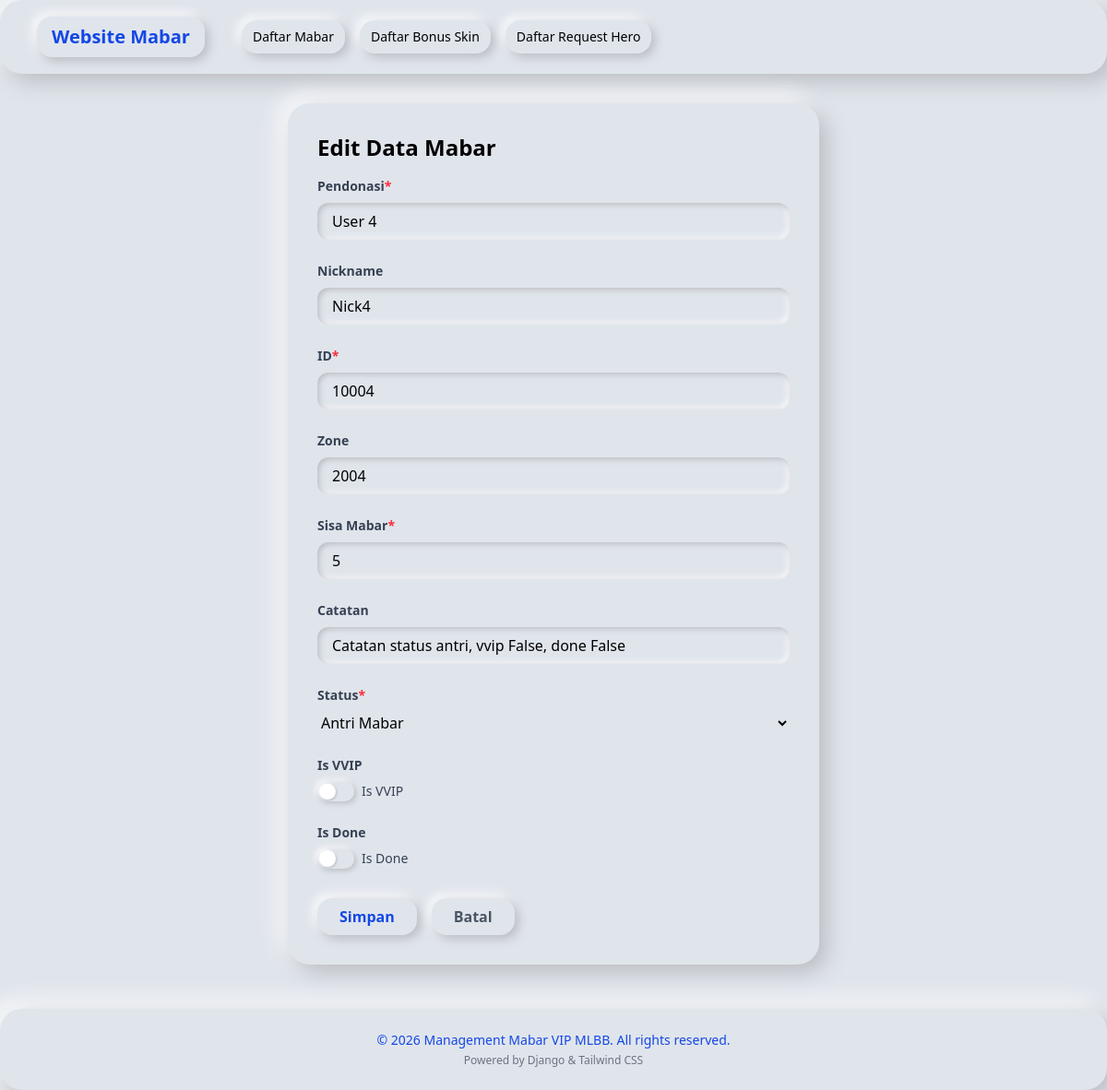
Before: /public/mabar/4/edit/ (signed in) with the older database file.
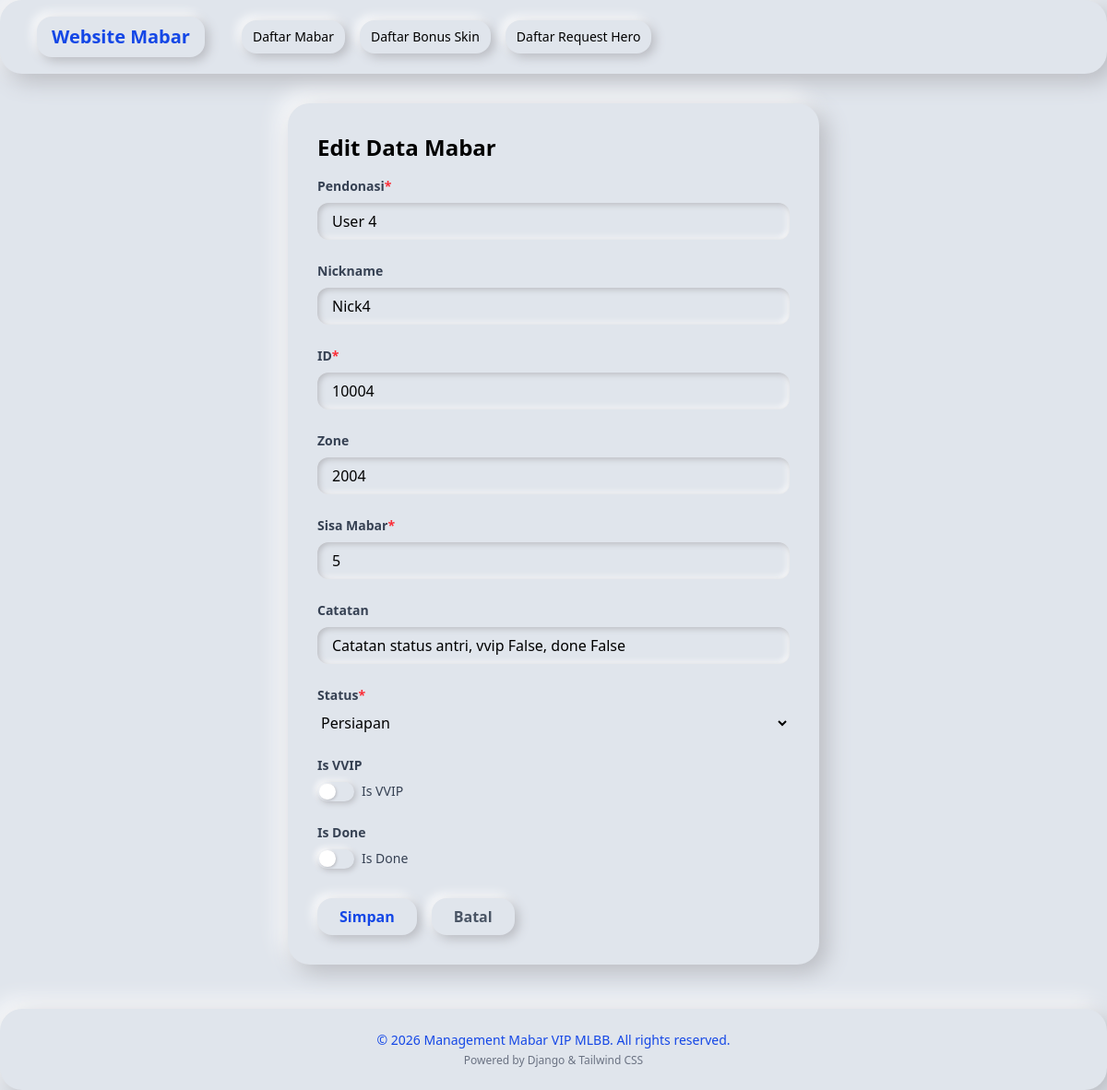
After: the same page with the newer database file.
### mabar/models.py (models this page shows, shortened)
class Mabar(models.Model):
    STATUS_CHOICES = [
        ('antri', 'Antri Mabar'),
        ('antri_scrim', 'Antri Scrim'),
        ('salah_id', 'Salah ID User'),
        ('kurang', 'Donasi Kurang'),
        ('prepare', 'Persiapan'),
        ('in_mabar', 'Sedang Mabar'),
        ('done', 'Selesai'),
    ]
    donate_name = models.CharField(
        max_length=100,
        verbose_name="Pendonasi"
    )
    nickname = models.CharField(
        default="-",
        max_length=100,
        blank=True,
        null=True,
        verbose_name="Nickname"
    )
    id_user = models.IntegerField(
        verbose_name="ID"
    )
    zone_user = models.IntegerField(
        default=0,
        blank=True,
        null=True,
        verbose_name="Zone"
    )
    sisa_mabar = models.IntegerField(
        default=1,
        verbose_name="Sisa Mabar"
    )
    catatan = models.TextField(
        default="Pantau Status mabarmu!",
        blank=True,
        null=True,
        verbose_name="Catatan"
    )
    status = models.CharField(
        max_length=20,
        choices=STATUS_CHOICES,
        default='antri',
        verbose_name="Status"
    )
    date_created = models.DateTimeField(
        auto_now_add=True,
        verbose_name="Tanggal Dibuat"
    )
    is_vvip = models.BooleanField(
        default=False,
        verbose_name="Is VVIP"
    )
    is_done = models.BooleanField(
        default=False,
        verbose_name="Is Done"
    )
    class Meta:
        verbose_name = 'Mabar Record'
        verbose_name_plural = 'Mabar Records'
        ordering = ['-date_created']

### mabar/views.py (the view)
# urls.py: path('mabar/<int:pk>/edit/', views.mabar_update, name='mabar_update'),
@login_required
def mabar_update(request, pk):
    mabar = get_object_or_404(Mabar, pk=pk)
    if request.method == 'POST':
        form = MabarForm(request.POST, instance=mabar)
        if form.is_valid():
            form.save()
            return redirect('mabar_list')
    else:
        form = MabarForm(instance=mabar)
    return render(request, 'public/mabar_form.html', {'form': form, 'action': 'Edit'})

### mabar/forms.py
class MabarForm(forms.ModelForm):
    class Meta:
        model = Mabar
        fields = [
            'donate_name', 'nickname', 'id_user', 'zone_user', 'sisa_mabar', 'catatan', 'status', 'is_vvip', 'is_done'
        ]

### mabar/templates/public/mabar_form.html (shortened to what this page needs)
{% extends 'public/base.html' %}
{% block content %}
<div class="max-w-xl mx-auto mt-8 neu-card p-8">
    <h1 class="text-2xl font-bold mb-4">{{ action }} Data Mabar</h1>
    <form method="post" class="grid gap-6">
        {% for field in form %}
        <div class="flex flex-col gap-1">
            <label for="{{ field.id_for_label }}" class="block text-sm font-semibold text-gray-700 mb-1">{{ field.label }}{% if field.field.required %}<span class="text-red-500">*</span>{% endif %}</label>
            {% if field.field.widget.input_type == 'checkbox' %}
                <div class="flex items-center gap-2">
                    <label class="switch">
                        <span class="slider"></span>
                    </label>
                    <span class="text-sm text-gray-700">{{ field.label }}</span>
                </div>
                {% elif field.field.widget.input_type == 'select' or field.field.widget.input_type == 'select-multiple' %}
                    {{ field }}
                {% else %}
                    <input type="{{ field.field.widget.input_type }}" name="{{ field.html_name }}" id="{{ field.id_for_label }}" value="{{ field.value|default_if_none:'' }}" class="neu-input px-4 py-2 w-full" {% if field.field.required %}required{% endif %}>
                {% endif %}
        </div>
        {% endfor %}
        <div class="flex items-center gap-4 mt-2">
            <button type="submit" class="neu-btn text-blue-700 font-semibold px-6 py-2">Simpan</button>
            <a href="{% url 'mabar_list' %}" class="neu-btn text-gray-600 font-semibold px-6 py-2">Batal</a>
        </div>
    </form>
</div>
{% endblock %}

Changed rows visible on the page:
changed Mabar "User 4": status "Antri Mabar" → "Persiapan"
